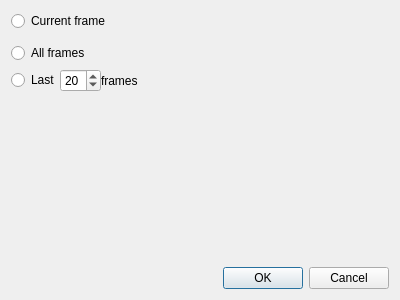
<?xml version="1.0" encoding="UTF-8"?>
<ui version="4.0">
 <class>SaveCSVDailog</class>
 <widget class="QDialog" name="SaveCSVDailog">
  <property name="geometry">
   <rect>
    <x>0</x>
    <y>0</y>
    <width>400</width>
    <height>300</height>
   </rect>
  </property>
  <property name="windowTitle">
   <string>Save CSV</string>
  </property>
  <layout class="QVBoxLayout" name="verticalLayout">
   <item>
    <layout class="QHBoxLayout" name="horizontalLayout_4">
     <item>
      <widget class="QRadioButton" name="radioButton">
       <property name="text">
        <string>Current frame</string>
       </property>
      </widget>
     </item>
    </layout>
   </item>
   <item>
    <layout class="QHBoxLayout" name="horizontalLayout_3">
     <property name="topMargin">
      <number>6</number>
     </property>
     <item>
      <widget class="QRadioButton" name="radioButton_2">
       <property name="text">
        <string>All frames</string>
       </property>
      </widget>
     </item>
    </layout>
   </item>
   <item>
    <layout class="QHBoxLayout" name="horizontalLayout">
     <property name="spacing">
      <number>0</number>
     </property>
     <property name="leftMargin">
      <number>0</number>
     </property>
     <item>
      <widget class="QRadioButton" name="radioButton_3">
       <property name="text">
        <string>Last</string>
       </property>
      </widget>
     </item>
     <item>
      <widget class="QSpinBox" name="spinBox">
       <property name="focusPolicy">
        <enum>Qt::ClickFocus</enum>
       </property>
       <property name="value">
        <number>20</number>
       </property>
      </widget>
     </item>
     <item>
      <widget class="QLabel" name="label">
       <property name="text">
        <string>frames</string>
       </property>
      </widget>
     </item>
     <item>
      <spacer name="horizontalSpacer">
       <property name="orientation">
        <enum>Qt::Horizontal</enum>
       </property>
       <property name="sizeHint" stdset="0">
        <size>
         <width>40</width>
         <height>20</height>
        </size>
       </property>
      </spacer>
     </item>
    </layout>
   </item>
   <item>
    <spacer name="verticalSpacer">
     <property name="orientation">
      <enum>Qt::Vertical</enum>
     </property>
     <property name="sizeHint" stdset="0">
      <size>
       <width>20</width>
       <height>128</height>
      </size>
     </property>
    </spacer>
   </item>
   <item>
    <widget class="QDialogButtonBox" name="buttonBox">
     <property name="orientation">
      <enum>Qt::Horizontal</enum>
     </property>
     <property name="standardButtons">
      <set>QDialogButtonBox::Cancel|QDialogButtonBox::Ok</set>
     </property>
    </widget>
   </item>
  </layout>
 </widget>
 <resources/>
 <connections>
  <connection>
   <sender>buttonBox</sender>
   <signal>accepted()</signal>
   <receiver>SaveCSVDailog</receiver>
   <slot>accept()</slot>
   <hints>
    <hint type="sourcelabel">
     <x>248</x>
     <y>254</y>
    </hint>
    <hint type="destinationlabel">
     <x>157</x>
     <y>274</y>
    </hint>
   </hints>
  </connection>
  <connection>
   <sender>buttonBox</sender>
   <signal>rejected()</signal>
   <receiver>SaveCSVDailog</receiver>
   <slot>reject()</slot>
   <hints>
    <hint type="sourcelabel">
     <x>316</x>
     <y>260</y>
    </hint>
    <hint type="destinationlabel">
     <x>286</x>
     <y>274</y>
    </hint>
   </hints>
  </connection>
 </connections>
</ui>
